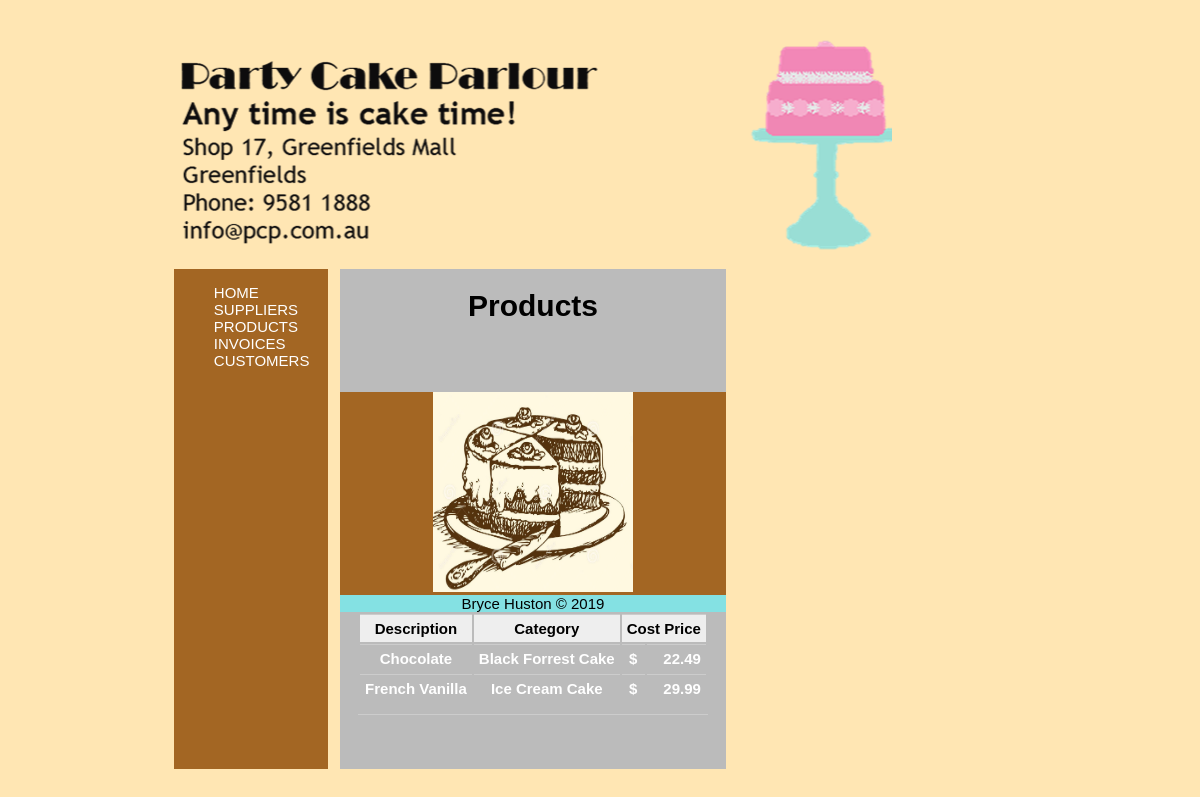
Screenshot of /Party_Cake_Parlour/Products.php with the database file from the repository.
### tables this page shows
CREATE TABLE `product` (
  `ID` int(11) NOT NULL,
  `Descr` varchar(255) DEFAULT NULL,
  `CategoryID` int(11) DEFAULT NULL,
  `CostPrice` decimal(5,2) DEFAULT NULL,
  `SuppID` int(11) DEFAULT NULL
);

CREATE TABLE `category` (
  `ID` int(11) NOT NULL,
  `Descr` varchar(255) DEFAULT NULL
);

### Party_Cake_Parlour/Products.php (the view, shortened to what this page needs)
<?php
	include "./templates/head.php";
		?>
		<h1>Products</h1>
		<form action="<?php echo $_SERVER['PHP_SELF']; ?>" method="post" class='centre'>
		<?php
			require('connect.php');
			$result = mysqli_query($conn, "SELECT Descr, CategoryID, CostPrice FROM Product");
			if(mysqli_num_rows($result) > 0)
			{
				echo "<table class ='centre'>";
				echo "	<tr>
							<th>Description</th>
							<th>Category</th>
							<th colspan=2>Cost Price</th>
						</tr>";
				while ($row = mysqli_fetch_row($result))
				{
					$catId = $row[1];
					$catRes = mysqli_query($conn,"SELECT Descr from category WHERE ID = '$catId'");
					$costPrice = $row['2'];
					$markup = $costPrice * 0.5;
					$price = (round(($costPrice + $markup), 2));
					$cat =  mysqli_fetch_row($catRes);
						echo "<tr>
								<td>$row[0]</td>
								<td>$cat[0]</td>
								<td>$</td>
								<td class='right'>$price</td>
							</tr>
						<br>";
				}
			}
	include "templates/foot.php";
?>

### Party_Cake_Parlour/css/style.css (style rules this page uses)
h1, h2 { text-align:center; }
form.centre { margin-left:auto; margin-right:auto; padding-bottom: 10px; padding-top: 15px; }
table { font-weight: bold; border-bottom:1px solid #ccc; }
table.centre { margin-left:auto; margin-right:auto; padding-bottom: 10px; }
table th { background:#eee; padding:5px; border-top:1px solid #ccc; }
table td { color: white; padding:5px; border-top:1px solid #ccc; }
table td.right { text-align: right; }

### Party_Cake_Parlour/templates/head.php (style rules this page uses)
body { background-color: #ffe6b3; }

### rows the page displays
product: Descr "Chocolate", CategoryID.Descr "Black Forrest Cake", CostPrice "22.49"
product: Descr "French Vanilla", CategoryID.Descr "Ice Cream Cake", CostPrice "29.99"
